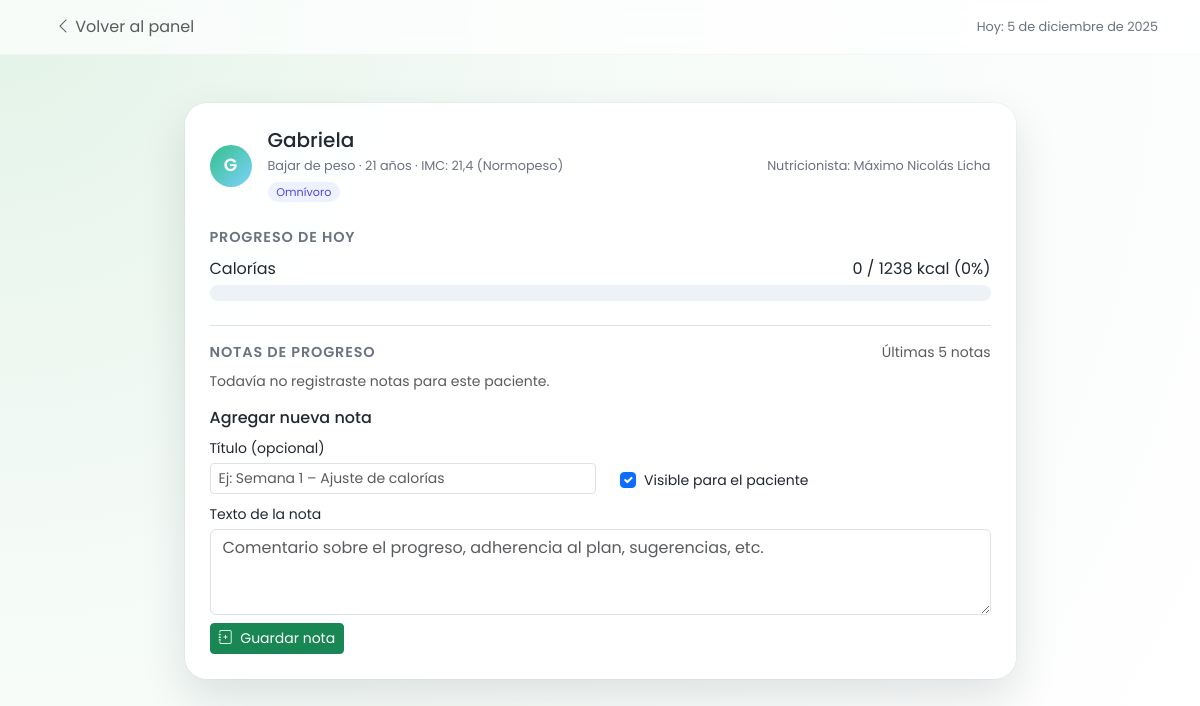
Page /nutri/paciente/7/ (signed in) on the committed database.
### core/models.py (models this page shows, shortened)
class Paciente(models.Model):
    class Sexo(models.TextChoices):
        MASCULINO = "M", "Masculino"
        FEMENINO = "F", "Femenino"
        OTRO = "O", "Otro"
    class ObjetivoPeso(models.TextChoices):
        BAJAR = "BAJAR", "Bajar de peso"
        MANTENER = "MANTENER", "Mantener peso"
        SUBIR = "SUBIR", "Subir de peso"
    class TipoDieta(models.TextChoices):
        OMNIVORO = "OMNIVORO", "Omnívoro"
        VEGETARIANO = "VEGETARIANO", "Vegetariano"
        VEGANO = "VEGANO", "Vegano"
        CARNIVORO = "CARNIVORO", "Carnívoro"
    class TipoAnemia(models.TextChoices):
        NINGUNA = "NINGUNA", "Sin anemia"
        FERROPENICA = "FERROPENICA", "Anemia ferropénica"
        MEGALOBLASTICA = "MEGALOBLASTICA", "Anemia megaloblástica"
        HEMOLITICA = "HEMOLITICA", "Anemia hemolítica"
    class TipoDiabetes(models.TextChoices):
        NINGUNA = "NINGUNA", "Sin diabetes"
        TIPO1 = "TIPO1", "Diabetes tipo 1"
        TIPO2 = "TIPO2", "Diabetes tipo 2"
        OTRO = "OTRO", "Otra"
    user = models.OneToOneField(User, on_delete=models.CASCADE)
    nutricionista = models.ForeignKey(
        "Nutricionista",
        on_delete=models.CASCADE,
        related_name="pacientes",
    )
    sexo = models.CharField(max_length=1, choices=Sexo.choices)
    fecha_nacimiento = models.DateField(null=True, blank=True)
    peso_actual = models.DecimalField(
        max_digits=5, decimal_places=1, null=True, blank=True, help_text="kg"
    )
    talla_m = models.DecimalField(
        max_digits=3, decimal_places=2, null=True, blank=True, help_text="m"
    )
    tipo_dieta = models.CharField(
        max_length=20,
        choices=TipoDieta.choices,
        default=TipoDieta.OMNIVORO,
    )
    tipo_anemia = models.CharField(
        max_length=20,
        choices=TipoAnemia.choices,
        default=TipoAnemia.NINGUNA,
    )
    tipo_diabetes = models.CharField(
        max_length=20,
        choices=TipoDiabetes.choices,
        default=TipoDiabetes.NINGUNA,
    )
    objetivo_peso_tipo = models.CharField(
        max_length=10,
        choices=ObjetivoPeso.choices,
        default=ObjetivoPeso.MANTENER,
    )
    factor_actividad = models.DecimalField(
        max_digits=3,
        decimal_places=2,
        default=Decimal("1.40"),
        help_text="Ej: 1.2 sedentario, 1.4 ligero, 1.6 moderado, 1.8 muy activo",
    )
    calorias_objetivo_diarias = models.IntegerField(
        null=True, blank=True, help_text="kcal/día (se calcula automático)"
    )
    objetivo_hierro_mg_dia = models.DecimalField(
        max_digits=4, decimal_places=1, null=True, blank=True
    )
    objetivo_b12_ug_dia = models.DecimalField(
        max_digits=4, decimal_places=1, null=True, blank=True
    )
    @property
    def edad(self):
        if not self.fecha_nacimiento:
            return None
        hoy = date.today()
        return hoy.year - self.fecha_nacimiento.year - (
            (hoy.month, hoy.day)
            < (self.fecha_nacimiento.month, self.fecha_nacimiento.day)
        )
    @property
    def imc(self):
        if self.peso_actual and self.talla_m:
            try:
                return round(
                    float(self.peso_actual) / (float(self.talla_m) ** 2), 1
                )
            except ZeroDivisionError:
                return None
        return None
    @property
    def clasificacion_imc(self):
        bmi = self.imc
        if bmi is None:
            return None
        try:
            bmi = float(bmi)
        except (TypeError, ValueError):
            return None
        if bmi < 18.5:
            return "Bajo peso"
        elif bmi < 25:
            return "Normopeso"
        elif bmi < 30:
            return "Sobrepeso"
        elif bmi < 35:
            return "Obesidad grado I"
        elif bmi < 40:
            return "Obesidad grado II"
        else:
            return "Obesidad grado III"

class Nutricionista(models.Model):
    user = models.OneToOneField(User, on_delete=models.CASCADE)
    matricula = models.CharField(max_length=50, null=True, blank=True)
    telefono = models.CharField(max_length=30, null=True, blank=True)

### core/views.py (the view)
@login_required
def detalle_paciente(request, paciente_id):
    nutri = get_object_or_404(Nutricionista, user=request.user)
    paciente = get_object_or_404(Paciente, id=paciente_id, nutricionista=nutri)
    hoy = date.today()
    registros_hoy = paciente.registros_comida.filter(fecha=hoy)
    calorias_hoy = sum(r.calorias_totales for r in registros_hoy)
    hierro_hoy = sum(r.hierro_total_mg for r in registros_hoy)
    b12_hoy = sum(r.b12_total_ug for r in registros_hoy)
    calorias_alcohol_hoy = sum(r.calorias_alcohol for r in registros_hoy)
    def _calc_percent(value, target):
        if not target:
            return 0
        try:
            pct = (float(value) * 100.0) / float(target)
        except ZeroDivisionError:
            return 0
        return int(round(pct))
    calorias_pct = _calc_percent(calorias_hoy, paciente.calorias_objetivo_diarias)
    if request.method == "POST":
        form = NotaProgresoForm(request.POST)
        if form.is_valid():
            nota = form.save(commit=False)
            nota.paciente = paciente
            nota.nutricionista = nutri
            nota.save()
            messages.success(request, "Nota de progreso guardada correctamente.")
            return redirect("detalle_paciente", paciente_id=paciente.id)
    else:
        form = NotaProgresoForm()
    notas = paciente.notas_progreso.all()[:5]  # últimas 5
    registros_con_foto = (
        paciente.registros_comida
        .filter(
            fecha__gte=hoy - timedelta(days=7),
            foto__isnull=False,
        )
        .exclude(foto="")
        .order_by("-fecha", "-momento")[:6]
    )
    context = {
        "nutri": nutri,
        "paciente": paciente,
        "hoy": hoy,
        "calorias_hoy": calorias_hoy,
        "hierro_hoy": hierro_hoy,
        "b12_hoy": b12_hoy,
        "calorias_pct": calorias_pct,
        "calorias_alcohol_hoy": calorias_alcohol_hoy,
        "form_nota": form,
        "notas": notas,
        "registros_con_foto": registros_con_foto,
    }
    return render(request, "nutri/detalle_paciente.html", context)

### core/forms.py
class NotaProgresoForm(forms.ModelForm):
    class Meta:
        model = NotaProgreso
        fields = ["titulo", "texto", "visible_para_paciente"]
        widgets = {
            "titulo": forms.TextInput(attrs={
                "class": "form-control form-control-sm",
                "placeholder": "Ej: Semana 1 – Ajuste de calorías",
            }),
            "texto": forms.Textarea(attrs={
                "class": "form-control",
                "rows": 3,
                "placeholder": "Comentario sobre el progreso, adherencia al plan, sugerencias, etc.",
            }),
            "visible_para_paciente": forms.CheckboxInput(attrs={
                "class": "form-check-input",
            }),
        }

### nutrutra/templates/nutri/detalle_paciente.html (shortened to what this page needs)
<!doctype html>
<html lang="es">
  <head>
    <link href="https://cdn.jsdelivr.net/npm/bootstrap@5.3.3/dist/css/bootstrap.min.css" rel="stylesheet">
    <link rel="stylesheet" href="https://cdn.jsdelivr.net/npm/bootstrap-icons@1.11.3/font/bootstrap-icons.css">
  </head>
  <body>
    <nav class="navbar navbar-light navbar-nutri sticky-top">
      <div class="container d-flex justify-content-between align-items-center">
        <a href="{% url 'dashboard_nutri' %}" class="btn btn-link text-decoration-none text-muted">
          <i class="bi bi-chevron-left"></i> Volver al panel
        </a>
        <span class="tag-nutri">
          Hoy: {{ hoy }}
        </span>
      </div>
    </nav>
    <main class="container py-4 py-md-5">
      <div class="row justify-content-center">
        <div class="col-12 col-lg-9">
          <div class="card-main p-3 p-md-4">
            <div class="d-flex flex-column flex-md-row align-items-md-center justify-content-between mb-3 mb-md-4">
              <div class="d-flex align-items-center gap-3 mb-3 mb-md-0">
                <div class="avatar-circle">
                  {{ paciente.user.first_name|default:paciente.user.username|slice:":1"|upper }}
                </div>
                <div>
                  <h1 class="h5 mb-1">
                    {{ paciente.user.first_name|default:paciente.user.username }}
                  </h1>
                  <div class="tag-nutri">
                    {{ paciente.get_objetivo_peso_tipo_display }} ·
                    {% if paciente.edad %}{{ paciente.edad }} años{% else %}Edad -{% endif %} ·
                    IMC: {{ paciente.imc|default:"-" }}
                    {% if paciente.clasificacion_imc %}
                      ({{ paciente.clasificacion_imc }})
                    {% endif %}
                  </div>
                  <div class="mt-1">
                    <span class="mini-chip">
                      {{ paciente.get_tipo_dieta_display }}
                    </span>
                  </div>
                </div>
              </div>
              <div class="d-flex flex-column align-items-md-end gap-2">
                <span class="tag-nutri">
                  Nutricionista: {{ nutri.user.get_full_name|default:nutri.user.username }}
                </span>
              </div>
            </div>
            <div class="section-title mb-2">Progreso de hoy</div>
            <div class="mb-3">
              <div class="d-flex justify-content-between mb-1">
                <span>Calorías</span>
                <span>
                  {{ calorias_hoy|floatformat:0 }}
                  /
                  {{ paciente.calorias_objetivo_diarias|default:"-" }} kcal
                  ({{ calorias_pct }}%)
                </span>
              </div>
              <div class="progress" style="height: 16px;">
              </div>
            </div>
            <div class="mt-4 pt-3 border-top">
              <div class="d-flex justify-content-between align-items-center mb-2">
                <span class="section-title mb-0">Notas de progreso</span>
                <small class="text-muted">Últimas 5 notas</small>
              </div>
              {% if notas %}
                {% for nota in notas %}
                  <div class="nota-card">
                    <div class="d-flex justify-content-between align-items-center mb-1">
                      <strong>{{ nota.titulo|default:"Nota sin título" }}</strong>
                      <span class="tag-nutri">{{ nota.fecha }}</span>
                    </div>
                    <div class="small text-muted mb-1">
                      Visible para paciente:
                      {% if nota.visible_para_paciente %}Sí{% else %}No{% endif %}
                    </div>
                    <p class="mb-0" style="white-space: pre-line;">
                      {{ nota.texto }}
                    </p>
                  </div>
                {% endfor %}
              {% else %}
                <p class="small text-muted">Todavía no registraste notas para este paciente.</p>
              {% endif %}
              <div class="mt-3">
                <h2 class="h6 mb-2">Agregar nueva nota</h2>
                <form method="post" class="row g-2">
                  <div class="col-12 col-md-6">
                    <label class="form-label small mb-1">Título (opcional)</label>
                    {{ form_nota.titulo }}
                  </div>
                  <div class="col-12 col-md-6 d-flex align-items-end">
                    <div class="form-check ms-md-3">
                      {{ form_nota.visible_para_paciente }}
                      <label class="form-check-label small">
                        Visible para el paciente
                      </label>
                    </div>
                  </div>
                  <div class="col-12">
                    <label class="form-label small mb-1">Texto de la nota</label>
                    {{ form_nota.texto }}
                  </div>
                  <div class="col-12 mt-2">
                    <button type="submit" class="btn btn-success btn-sm">
                      <i class="bi bi-journal-plus me-1"></i>
                      Guardar nota
                    </button>
                  </div>
                </form>
              </div>
            </div>
          </div>
        </div>
      </div>
    </main>
  </body>
</html>

### nutrutra/templates/nutri/detalle_paciente.html (style rules this page uses)
:root { --color-bg-1: #f5fbf7; --color-bg-2: #e3f3e8; --color-primary: #34c08a; --color-primary-soft: #e0f8ee; --color-text-main: #222831; --color-text-soft: #6b7280; --radius-xl: 22px; }
body { min-height: 100vh; margin: 0; font-family: "Poppins", system-ui, -apple-system, BlinkMacSystemFont, "Segoe UI", sans-serif; color: var(--color-text-main); background: radial-gradient(circle at top left, var(--color-bg-2) 0, var(--color-bg-1) 40%, #ffffff 100%); }
.navbar-nutri { border-bottom: 1px solid rgba(0,0,0,0.03); backdrop-filter: blur(10px); background: rgba(255, 255, 255, 0.7); }
.card-main { border-radius: var(--radius-xl); border: 1px solid rgba(255, 255, 255, 0.8); background: rgba(255, 255, 255, 0.94); box-shadow: 0 18px 45px rgba(15, 23, 42, 0.12), 0 0 0 1px rgba(148, 163, 184, 0.08); }
.avatar-circle { width: 42px; height: 42px; border-radius: 999px; background: linear-gradient(135deg, #34c08a, #7dd3fc); display: flex; align-items: center; justify-content: center; color: #ffffff; font-weight: 600; font-size: 1.1rem; }
.tag-nutri { font-size: 0.8rem; color: var(--color-text-soft); }
.section-title { font-size: 0.9rem; font-weight: 600; text-transform: uppercase; letter-spacing: 0.06em; color: var(--color-text-soft); }
.progress { background-color: #edf2f7; border-radius: 999px; }
.mini-chip { border-radius: 999px; padding: 0.13rem 0.55rem; background: #eef2ff; font-size: 0.7rem; color: #4f46e5; }

### rows in the picture
Paciente: user.first_name "G", user.first_name "Gabriela", objetivo_peso_tipo "Bajar de peso", edad "21", imc "21,4", clasificacion_imc "Normopeso", tipo_dieta "Omnívoro", calorias_objetivo_diarias "1238"
Nutricionista: user.get_full_name "Máximo Nicolás Licha"

### other values in the picture
{{ calorias_hoy|floatformat:0 }} "0"
{{ calorias_pct }} "0"
